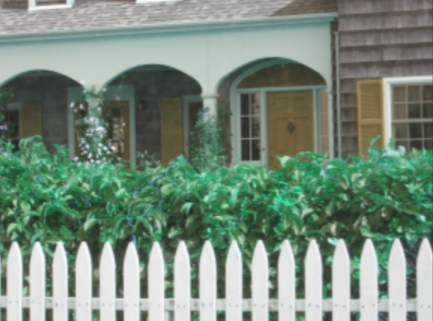
#> input picture HW1/original_image.png, 433 x 321 px
$ python Assignment1.py
#> lines starting #> are read from the running program, lines starting #| are printed output that depends on the picture; after the words box and inside, x2 and y2 are one past the last pixel; in counts of white or black regions, pixels touching at a corner belong together; long printed decimals are rounded
import cv2
import numpy as np
import os


class ComputerVisionAssignment:
    def __init__(self, image_path, binary_image_path):
#> called with image_path = 'original_image.png', binary_image_path = 'binary_image.png'
        self.image = cv2.imread(image_path)
#> self.image is the input picture: shape (321, 433, 3); mean B, G, R 123.4, 139.7, 119.3
        self.binary_image = cv2.imread(binary_image_path, cv2.IMREAD_GRAYSCALE)
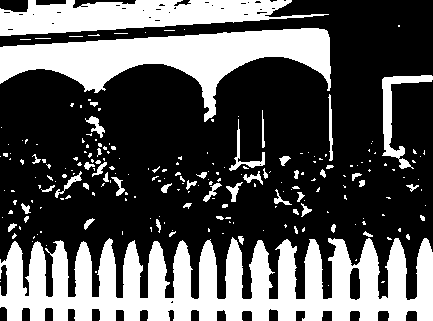
#> input picture HW1/binary_image.png, 433 x 321 px
#> self.binary_image: shape (321, 433); 34.3% white; 220 white regions (170 under 20 px), largest, box (x1, y1, x2, y2) and area: (0, 237, 433, 321) 23707, (0, 28, 331, 122) 11997, (0, 0, 329, 36) 7072

    def check_package_versions(self):
        # Ungraded
        import numpy as np
        import matplotlib
        import cv2

        # print(np.__version__)
        # print(matplotlib.__version__)
        # print(cv2.__version__)

    def load_and_analyze_image(self):
        """
        Fill your code here

        """
        Image_data_type = self.image.dtype
        Pixel_data_type = self.image[0, 0].dtype
        Image_shape = self.image.shape
#> Image_shape = (321, 433, 3)

        print(f"Image data type: {Image_data_type}")
#| Image data type: uint8
        print(f"Pixel data type: {Pixel_data_type}")
#| Pixel data type: uint8
        print(f"Image dimensions: {Image_shape}")
#| Image dimensions: (321, 433, 3)

        # return Image_data_type, Pixel_data_type, Image_shape

    def create_red_image(self):
        """
        Fill your code here

        """
        red_image = self.image.copy()

        red_image[:, :, 1] = 0
        red_image[:, :, 0] = 0

        return red_image

    def create_photographic_negative(self):
        """
        Fill your code here

        """
        negative_image = 255 - self.image
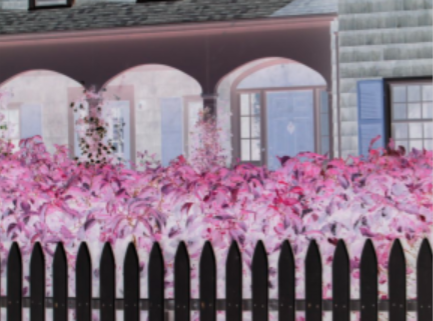
#> negative_image: shape (321, 433, 3); mean B, G, R 131.6, 115.3, 135.7

        return negative_image

    def swap_color_channels(self):
        """
        Fill your code here

        """
        swapped_image = self.image.copy()
        swapped_image[:, :,0], swapped_image[:, :,2] = self.image[:, :,2], self.image[:, :,0]

        return swapped_image

    def foliage_detection(self):
        """
        Fill your code here

        """
        height, width = self.image.shape[:2]
#> height = 321; width = 433
        foliage_image = np.zeros((height, width), dtype=np.uint8)
        mask = (self.image[:, :, 1] >= 50) & \
               (self.image[:, :, 0] < 50) & \
               (self.image[:, :, 2] < 50)
#> mask: shape (321, 433) bool; 2.5% white; 195 white regions (152 under 20 px), largest, box (x1, y1, x2, y2) and area: (377, 209, 415, 233) 275, (46, 211, 74, 230) 259, (328, 206, 361, 223) 256

        foliage_image[:, :] = np.where(mask[:, :], 255, 0)

        return foliage_image
    def shift_image(self):
        """
        Fill your code here

        """
        shifted_image = np.zeros_like(self.image)
        shifted_image[100:, 200:, :] = self.image[:-100, :-200, :]
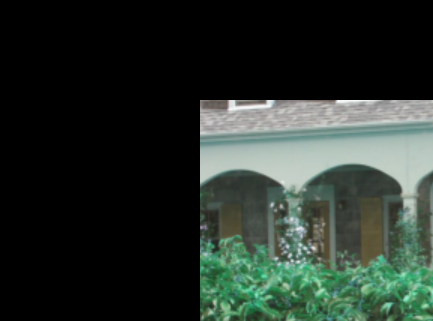
#> shifted_image: shape (321, 433, 3); mean B, G, R 42.6, 48.9, 39.5

        return shifted_image

    def rotate_image(self):
        """
        Fill your code here

        """
        rotated_image = self.image.copy()

        rotated_image = np.transpose(rotated_image, (1, 0, 2))
        rotated_image = np.flip(rotated_image, axis=1)
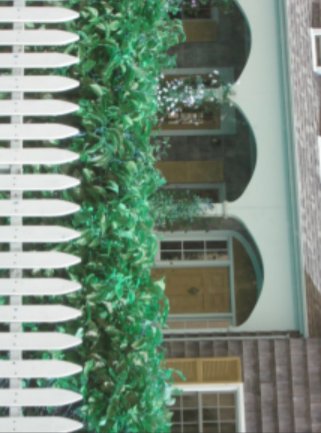
#> rotated_image: shape (433, 321, 3); mean B, G, R 123.4, 139.7, 119.3

        return rotated_image

    def similarity_transform(self, scale, theta, shift):
        """
        Fill your code here

        """
#> called with scale = 2, theta = 45
        height, width = self.image.shape[:2]
#> height = 321; width = 433
        center = (0, 0)

        transformMatrix = cv2.getRotationMatrix2D(center, -theta, scale)
        transformMatrix[0, 2] += shift[0]
        transformMatrix[1, 2] += shift[1]

        transformed_image = cv2.warpAffine(
            self.image,
            transformMatrix,
            (width, height),
            flags=cv2.INTER_NEAREST,
        )
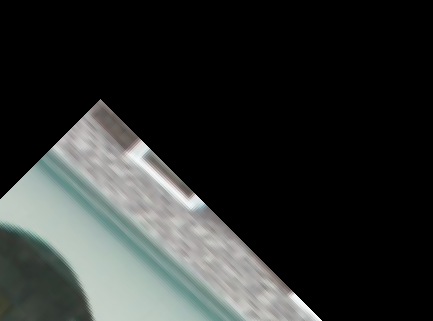
#> transformed_image: shape (321, 433, 3); mean B, G, R 46.1, 47.5, 44.7

        return transformed_image

    def convert_to_grayscale(self):
        """
        Fill your code here

        """
        weights = np.array([1.0, 6.0, 3.0])

        gray_image = np.dot(self.image.astype(np.float32), weights) / 10

        gray_image = np.clip(gray_image, 0, 255)

        return np.round(gray_image).astype(np.uint8)
#> call 2 of __init__, with image_path = 'glasses_outline.png', binary_image_path = 'glasses_outline.png'
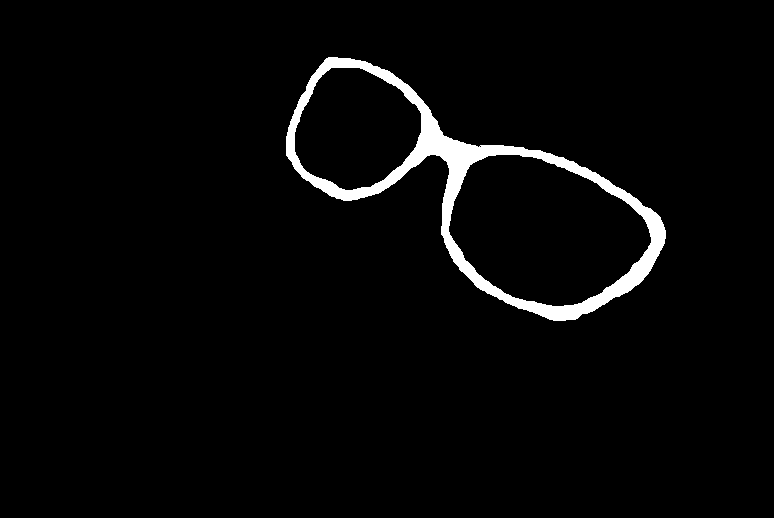
#> input picture HW1/glasses_outline.png, 774 x 518 px
#> in __init__, self.image is the input picture: shape (518, 774, 3); 2.9% white; 1 white region, box (x1, y1, x2, y2) and area: (286, 57, 666, 321) 11792

    def compute_moments(self):
        """
        Fill your code here

        """
        height, width = self.binary_image.shape[:2]
#> height = 518; width = 774
        y_idxs, x_idxs = np.indices((height, width))

        m00 = np.sum(self.binary_image)
#> m00 = 3006960
        m10 = np.sum(x_idxs * self.binary_image)
#> m10 = 1432355910
        m01 = np.sum(y_idxs * self.binary_image)
#> m01 = 575000265

        x_bar = m10 / m00
#> x_bar = 476.3
        y_bar = m01 / m00
#> y_bar = 191.2

        mu20 = np.sum(((x_idxs - x_bar) ** 2) * self.binary_image)
#> mu20 = 3.52e+10
        mu02 = np.sum(((y_idxs - y_bar) ** 2) * self.binary_image)
#> mu02 = 1.51e+10
        mu11 = np.sum((x_idxs - x_bar) * (y_idxs - y_bar) * self.binary_image)
#> mu11 = 1.47e+10
        # Print the results
        print("First-Order Moments:")
        print(f"Standard (Raw) Moments: M00 = {m00}, M10 = {m10}, M01 = {m01}")
#| Standard (Raw) Moments: M00 = 3006960, M10 = 1432355910, M01 = 575000265
        print("Centralized Moments:")
        print(f"x_bar = {x_bar}, y_bar = {y_bar}")
#| x_bar = 476.347, y_bar = 191.223
        print("Second-Order Centralized Moments:")
        print(f"mu20 = {mu20}, mu02 = {mu02}, mu11 = {mu11}")
#| mu20 = 35161031847.675, mu02 = 15134711034.442, mu11 = 14713466709.741

        return m00, m10, m01, x_bar, y_bar, mu20, mu02, mu11

    def compute_orientation_and_eccentricity(self):
        """
        Fill your code here

        """
        m00, m10, m01, x_bar, y_bar, mu20, mu02, mu11 = self.compute_moments()
#| Standard (Raw) Moments: M00 = 3006960, M10 = 1432355910, M01 = 575000265
#| x_bar = 476.347, y_bar = 191.223
#| mu20 = 35161031847.675, mu02 = 15134711034.442, mu11 = 14713466709.741
#> m00 = 3006960; m10 = 1432355910; m01 = 575000265; x_bar = 476.3; y_bar = 191.2; mu20 = 3.52e+10; mu02 = 1.51e+10; mu11 = 1.47e+10
        theta = 0.5 * np.arctan2(2 * mu11, mu20 - mu02)
#> theta = 0.487
        orientation = np.degrees(theta)
#> orientation = 27.88

        lambda1 = ((mu20 + mu02) + np.sqrt( 4 * mu11**2 + (mu20 - mu02)**2 )) / (2 * m00)
#> lambda1 = 14282
        lambda2 = ((mu20 + mu02) - np.sqrt( 4 * mu11**2 + (mu20 - mu02)**2 )) / (2 * m00)
#> lambda2 = 2444.5

        eccentricity = np.sqrt(1 - (lambda2 / lambda1))
#> eccentricity = 0.91

        glasses_with_ellipse = cv2.cvtColor(self.binary_image, cv2.COLOR_GRAY2BGR)
        center = (int(x_bar), int(y_bar))
#> center = (476, 191)
        axes = (int(2 * np.sqrt(lambda1)), int(2 * np.sqrt(lambda2)))
#> axes = (239, 98)
        color = (0, 0, 255)
        thickness = 1
        cv2.ellipse(glasses_with_ellipse, center, axes, orientation, 0, 360, color, thickness)
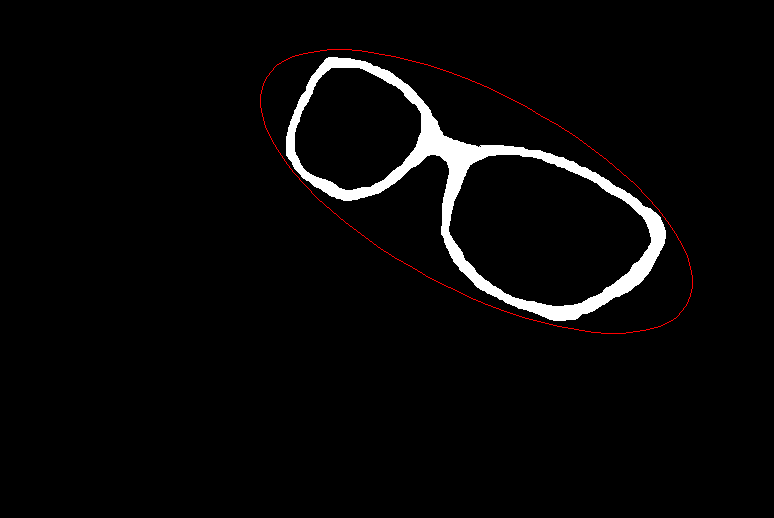
#> glasses_with_ellipse: shape (518, 774, 3); 0.25% of pixels changed, all inside (x1, y1, x2, y2) = (260, 49, 693, 334)

        return orientation, eccentricity, glasses_with_ellipse


if __name__ == "__main__":

    assignment = ComputerVisionAssignment("original_image.png", "binary_image.png")

    # Task 0: Check package versions
    assignment.check_package_versions()

    # Task 1: Load and analyze the image
    assignment.load_and_analyze_image()

    # Task 2: Create a red image
    red_image = assignment.create_red_image()
    # cv2.imwrite("red_image.png", red_image)

    # Task 3: Create a photographic negative
    negative_image = assignment.create_photographic_negative()
    # cv2.imwrite("negative_image.png", negative_image)

    # Task 4: Swap color channels
    swapped_image = assignment.swap_color_channels()
    # cv2.imwrite("swapped_image.png", swapped_image)

    # Task 5: Foliage detection
    foliage_image = assignment.foliage_detection()
    # cv2.imwrite("foliage_image.png", foliage_image)

    # Task 6: Shift the image
    shifted_image = assignment.shift_image()
    # cv2.imwrite("shifted_image.png", shifted_image)

    # Task 7: Rotate the image
    rotated_image = assignment.rotate_image()
    # cv2.imwrite("rotated_image.png", rotated_image)

    # Task 8: Similarity transform
    transformed_image = assignment.similarity_transform(
        scale=2.0, theta=45.0, shift=[100, 100]
    )
    # cv2.imwrite("transformed_image.png", transformed_image)

    # Task 9: Grayscale conversion
    gray_image = assignment.convert_to_grayscale()
    # cv2.imwrite("gray_image.png", gray_image)

    glasses_assignment = ComputerVisionAssignment(
        "glasses_outline.png", "glasses_outline.png"
    )

    # Task 10: Moments of a binary image
    glasses_assignment.compute_moments()

    # Task 11: Orientation and eccentricity of a binary image
    orientation, eccentricity, glasses_with_ellipse = (
        glasses_assignment.compute_orientation_and_eccentricity()
    )
#> orientation = 27.88; eccentricity = 0.91
    # print(f"Orientation: {orientation}")
    # print(f"Eccentricity: {eccentricity}")
    # cv2.imwrite("glasses_with_ellipse.png", glasses_with_ellipse)
